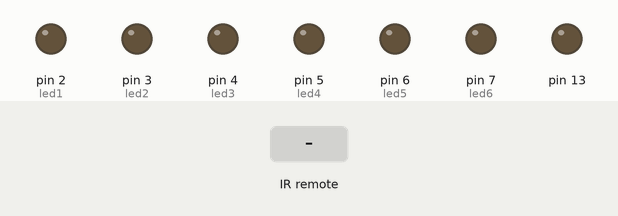
Simulated run of this sketch. Board: Arduino Uno, built with avr-gcc and run on an emulated ATmega328P. Parts: output pins drawn as LEDs (lit = HIGH). The inputs (shaded band) are chosen by the test bench. What the sketch prints to the serial monitor is not drawn.

Above: at 1.2 s.
1.3 s: infrared code 0x00FFA25D received
At 2.5 s:
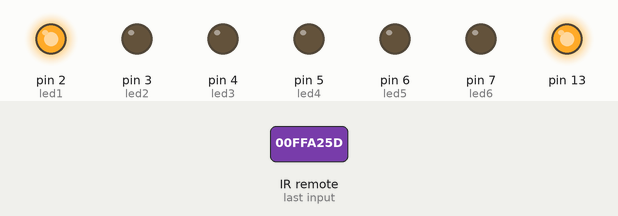
2.8 s: infrared code 0x00FF629D received
At 3.8 s:
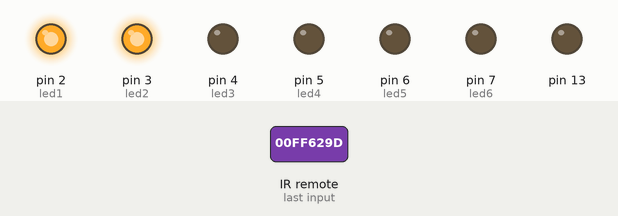
4.3 s: infrared code 0x00FFE01F received
At 5.0 s:
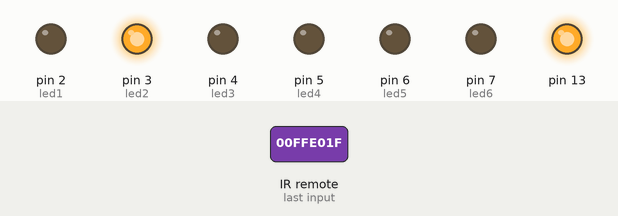
5.8 s: infrared code 0x00FFE21D received
At 6.1 s:
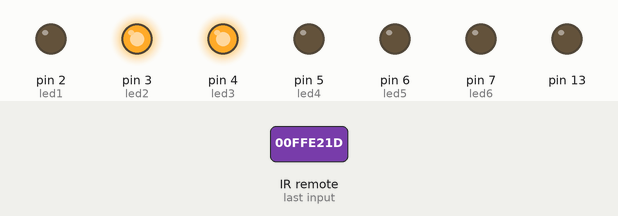
7.3 s: infrared code 0x00FFA857 received
At 8.4 s:
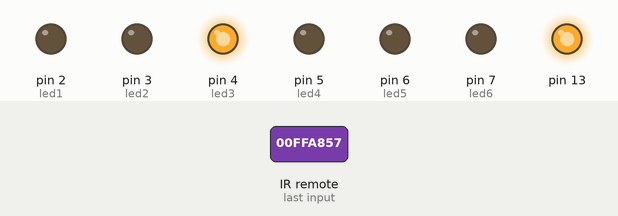
8.8 s: infrared code 0x00FF22DD received
At 9.6 s:
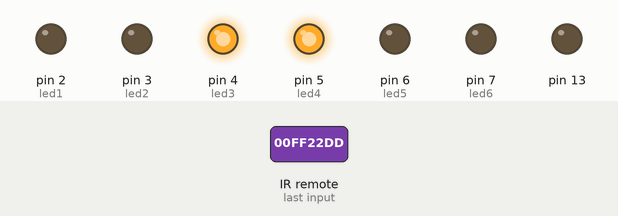
Timing chart, 0 to 11.3 s (numbered marks = the images above; inputs shaded):
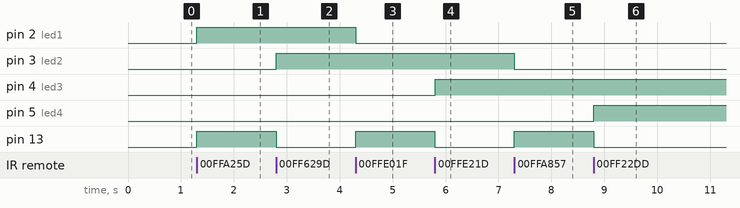

The sketch:

TEST.ino
```cpp
#include<IRremote.h>
int RECV_PIN = 11;
int led1=2;
int led2=3;
int led3=4;
int led4=5;
int led5=6;
int led6=7;
long on1 = 0x00ffa25d;
long off1 = 0x00ffe01f;
long on2 = 0x00ff629d;
long off2 = 0x00ffa857;
long on3 = 0x00ffe21d;
long off3 = 0x00ff906f;
long on4 = 0x00ff22dd;
long off4 = 0x00ff6897;
long on5 = 0x00ff02fd;
long off5 = 0x00ff9867;
long on6 = 0x00ffc23d;
long off6 = 0x00ffb04f;

IRrecv irrecv(11);
decode_results results;

void dump(decode_results *results){
  int count = results->rawlen;
  if(results->decode_type==UNKNOWN){
    Serial.println("Could not decode message");
  }
  else{
    if(results->decode_type==NEC){
      Serial.print("Decode NEC:");
    }
    else if(results->decode_type==SONY){
      Serial.print("Decode SONY:");
    }else if(results->decode_type==RC5){
      Serial.print("Decode RC5:");
    }else if(results->decode_type==RC6){
      Serial.print("Decode RC6:");
    }
    Serial.print(results->value,HEX);
    Serial.print("(");
    Serial.print(results->bits,DEC);
    Serial.print("bits)");
  }
  Serial.print("Raw(");
  Serial.print(count,DEC);
  Serial.print("):");
  for(int i=0;i<count;i++){
    if((i%2)==1){
      Serial.print(results->rawbuf[i]*50,DEC);
    }
    else
    {
      Serial.print(-(int)results->rawbuf[i]*50,DEC);
    }
    Serial.print(" ");
   }
}

void setup()
{
  pinMode(RECV_PIN,INPUT);
  pinMode(led1,OUTPUT);
  pinMode(led2,OUTPUT);
  pinMode(led3,OUTPUT);
  pinMode(led4,OUTPUT);
  pinMode(led5,OUTPUT);
  pinMode(led6,OUTPUT);
  pinMode(13,OUTPUT);

  Serial.begin(9600);
  irrecv.enableIRIn();
}
int on = 0;
unsigned long last = millis();
void loop()
{
  if(irrecv.decode(&results))
  {
    if(millis()-last>250){
      on = !on;
      digitalWrite(8,on?HIGH:LOW);
      digitalWrite(13,on?HIGH:LOW);
      dump(&results);
    }
    if(results.value==on1)
      digitalWrite(led1,HIGH);
    if(results.value==off1)
      digitalWrite(led1,LOW);

    if(results.value==on2)
      digitalWrite(led2,HIGH),Serial.println("value is avaiable");
    if(results.value==off2)
      digitalWrite(led2,LOW),Serial.println("value is unavaiable");

      if(results.value==on3)
      digitalWrite(led3,HIGH);
    if(results.value==off3)
      digitalWrite(led3,LOW);

      if(results.value==on4)
      digitalWrite(led4,HIGH);
    if(results.value==off4)
      digitalWrite(led4,LOW);

      if(results.value==on5)
      digitalWrite(led5,HIGH);
    if(results.value==off5)
      digitalWrite(led5,LOW);

      if(results.value==on6)
      digitalWrite(led6,HIGH);
    if(results.value==off6)
      digitalWrite(led6,LOW);

    last = millis();
    irrecv.resume();
  }


}
```

Measured:
- after the input at 1.3 s, pin 2 (led1), pin 13: LOW → HIGH at once
- after the input at 2.8 s, pin 3 (led2): LOW → HIGH at once; pin 13: HIGH → LOW at once
- after the input at 4.3 s, pin 2 (led1): HIGH → LOW at once; pin 13: LOW → HIGH at once
- after the input at 5.8 s, pin 4 (led3): LOW → HIGH at once; pin 13: HIGH → LOW at once
- after the input at 7.3 s, pin 3 (led2): HIGH → LOW at once; pin 13: LOW → HIGH at once
- after the input at 8.8 s, pin 5 (led4): LOW → HIGH at once; pin 13: HIGH → LOW at once
